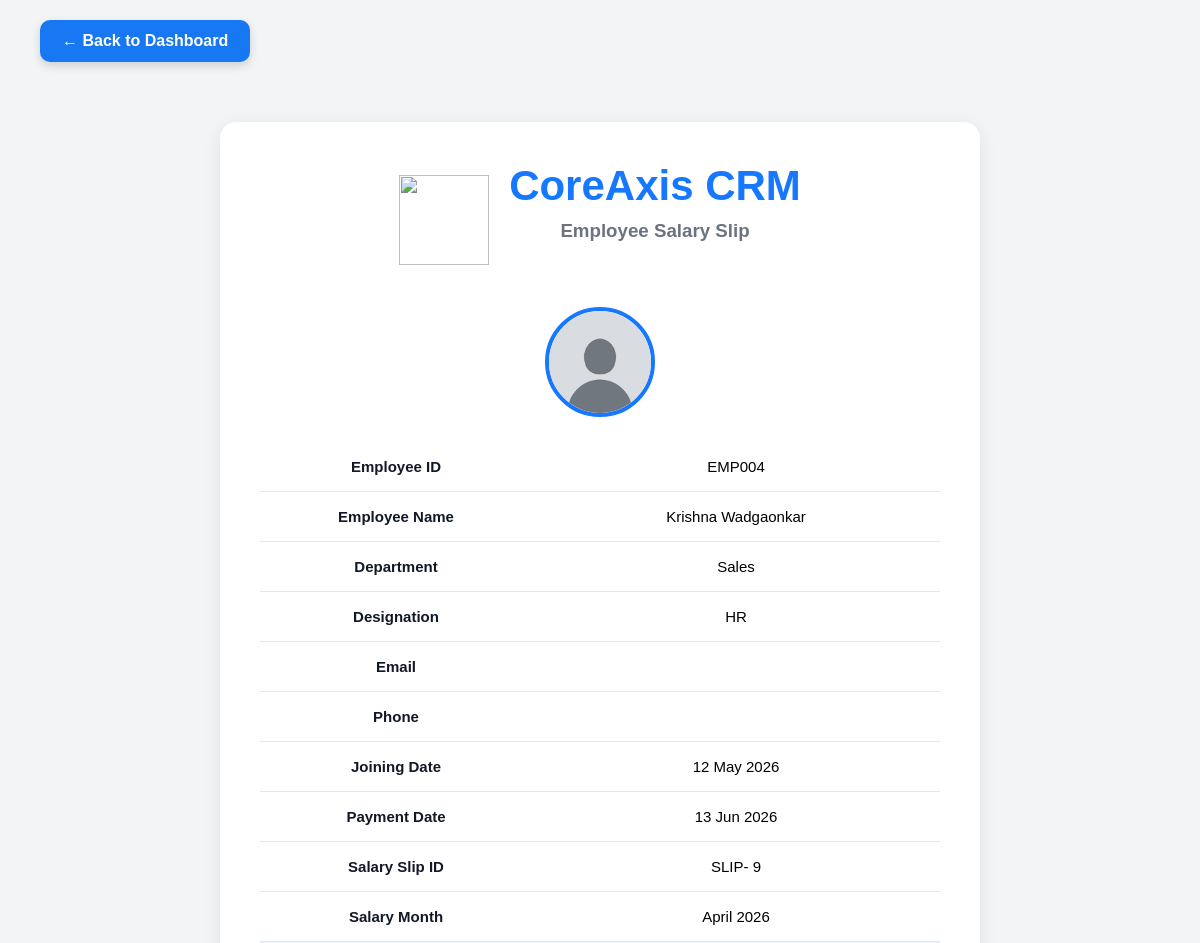
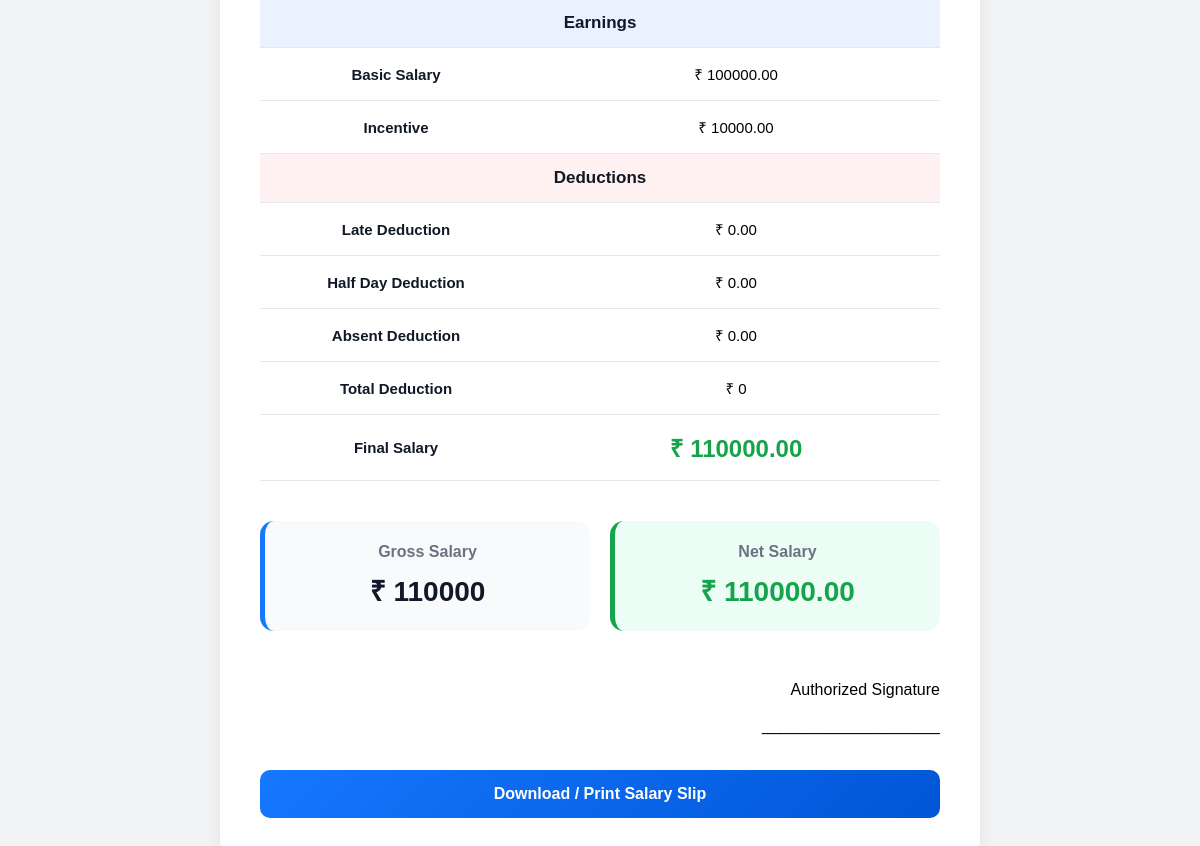
Page /salary_slip.php?id=9 (signed in) on the committed database (2 pictures, top to bottom).
### tables this page shows
CREATE TABLE `salaries` (
  `id` int(11) NOT NULL,
  `employee_id` varchar(20) DEFAULT NULL,
  `salary_month` varchar(20) DEFAULT NULL,
  `basic_salary` decimal(10,2) DEFAULT NULL,
  `incentive` decimal(10,2) DEFAULT NULL,
  `late_deduction` decimal(10,2) DEFAULT NULL,
  `halfday_deduction` decimal(10,2) DEFAULT NULL,
  `final_salary` decimal(10,2) DEFAULT NULL,
  `absent_deduction` decimal(10,2) DEFAULT NULL,
  `created_at` timestamp NOT NULL DEFAULT current_timestamp(),
  `payment_status` varchar(20) DEFAULT 'Paid',
  `payment_date` date DEFAULT NULL
);

CREATE TABLE `users` (
  `id` int(11) NOT NULL,
  `employee_id` varchar(20) DEFAULT NULL,
  `full_name` varchar(100) DEFAULT NULL,
  `password` varchar(100) DEFAULT NULL,
  `department` varchar(50) DEFAULT NULL,
  `designation` varchar(50) DEFAULT NULL,
  `shift_time` time DEFAULT NULL,
  `salary` decimal(10,2) DEFAULT NULL,
  `incentive` decimal(10,2) DEFAULT NULL,
  `joining_date` date DEFAULT NULL,
  `role` varchar(20) DEFAULT NULL,
  `status` varchar(20) DEFAULT NULL,
  `phone` varchar(15) DEFAULT NULL,
  `email` varchar(100) DEFAULT NULL,
  `shift_id` int(11) DEFAULT NULL
);

### salary_slip.php (the view, shortened to what this page needs)
<?php
include("includes/db.php");
$id = $_GET['id'];
$query = mysqli_query(
    $conn,
    "SELECT salaries.*, users.full_name,
users.department,
users.designation,
users.email,
users.phone,
users.joining_date
FROM salaries
JOIN users
ON salaries.employee_id = users.employee_id
WHERE salaries.id='$id'"
);
$row = mysqli_fetch_assoc($query);
?>
<!DOCTYPE html>
<html>
<head>
    <link rel="stylesheet" href="css/style.css?v=<?php echo time(); ?>">
</head>
<body style="background:#f3f4f6;">
    <a href="dashboard.php" class="back-btn">
        ← Back to Dashboard
    </a>
    <div class="salary-slip-container">
        <div class="salary-slip-card">
            <div class="salary-slip-header">
                <img src="images/logo.png.jpeg" class="company-logo">
                <div>
                    <h1 class="company-title">
                        CoreAxis CRM
                    </h1>
                    <h3 class="slip-subtitle">
                        Employee Salary Slip
                    </h3>
                </div>
            </div>
            <div class="employee-profile-box">
                <?php
                $image_path =
                    "images/" .
                    $row['employee_id'] .
                    ".jpg";
                if (file_exists($image_path)) {
                    ?>
                    <img src="<?php echo $image_path; ?>" class="employee-profile-image">
                    <?php
                } else {
                    ?>
                    <img src="images/default.png" class="employee-profile-image">
                    <?php
                }
                ?>
            </div>
            <table class="salary-slip-table">
                <tr>
                    <td><strong>Employee ID</strong></td>
                    <td>
                        <?php echo $row['employee_id']; ?>
                    </td>
                </tr>
                <tr>
                    <td><strong>Employee Name</strong></td>
                    <td>
                        <?php echo $row['full_name']; ?>
                    </td>
                </tr>
                <tr>
                    <td><strong>Department</strong></td>
                    <td>
                        <?php echo $row['department']; ?>
                    </td>
                </tr>
                <tr>
                    <td><strong>Designation</strong></td>
                    <td>
                        <?php echo $row['designation']; ?>
                    </td>
                </tr>
                <tr>
                    <td><strong>Email</strong></td>
                    <td>
                    </td>
                </tr>
                <tr>
                    <td><strong>Phone</strong></td>
                    <td>
                    </td>
                </tr>
                <tr>
                    <td><strong>Joining Date</strong></td>
                    <td>
                        <?php
                        echo date(
                            'd M Y',
                            strtotime($row['joining_date'])
                        );
                        ?>
                    </td>
                </tr>
                <tr>
                    <td><strong>Payment Date</strong></td>
                    <td>
                        <?php echo date('d M Y'); ?>
                    </td>
                </tr>
                <tr>
                    <td><strong>Salary Slip ID</strong></td>
                    <td>
                        SLIP-
                        <?php echo $row['id']; ?>
                    </td>
                </tr>
                <tr>
                    <td><strong>Salary Month</strong></td>
                    <td>
                        <?php echo $row['salary_month']; ?>
                    </td>
                </tr>
                <tr class="section-heading">
                    <td colspan="2">
                        Earnings
                    </td>
                </tr>
                <tr>
                    <td><strong>Basic Salary</strong></td>
                    <td>₹
                        <?php echo $row['basic_salary']; ?>
                    </td>
                </tr>
                <tr>
                    <td><strong>Incentive</strong></td>
                    <td>₹
                        <?php echo $row['incentive']; ?>
                    </td>
                </tr>
                <tr class="section-heading deduction-heading">
                    <td colspan="2">
                        Deductions
                    </td>
                </tr>
                <tr>
                    <td><strong>Late Deduction</strong></td>
                    <td>₹
                        <?php echo $row['late_deduction']; ?>
                    </td>
                </tr>
                <tr>
                    <td><strong>Half Day Deduction</strong></td>
                    <td>₹
                        <?php echo $row['halfday_deduction']; ?>
                    </td>
                </tr>
                <tr>
                    <td><strong>Absent Deduction</strong></td>
                    <td>₹
                        <?php echo $row['absent_deduction'] ?? 0; ?>
                    </td>
                </tr>
                <tr>
                    <td><strong>Total Deduction</strong></td>
                    <td>
                        ₹
                        <?php
                        $total_deduction =
                            $row['late_deduction']
                            +
                            $row['halfday_deduction']
                            +
                            $row['absent_deduction'];
                        echo $total_deduction;
                        ?>
                    </td>
                </tr>
                <td><strong>Final Salary</strong></td>
                <td>
                    <strong class="final-salary">
                        ₹
                        <?php echo $row['final_salary']; ?>
                    </strong>
                </td>
            </table>
            <div class="salary-summary-box">
                <div class="summary-card">
                    <h4>Gross Salary</h4>
                    <p>
                        ₹
                        <?php
                        echo
                            $row['basic_salary']
                            +
                            $row['incentive'];
                        ?>
                    </p>
                </div>
                <div class="summary-card net-salary-card">
                    <h4>Net Salary</h4>
                    <p>
                        ₹
                        <?php echo $row['final_salary']; ?>
                    </p>
                </div>
            </div>
            <div class="signature-box">
                <p>
                    Authorized Signature
                </p>
                <br>
                ____________________
            </div>
            <button onclick="window.print()" class="print-btn">
                Download / Print Salary Slip
            </button>
        </div>
    </div>
</body>
</html>

### css/style.css (style rules this page uses)
body { margin: 0 !important; }
* { margin: 0; padding: 0; box-sizing: border-box; font-family: Arial, sans-serif; }
button { width: 100%; padding: 15px; margin-top: 25px; background: #007bff; color: white; border: none; border-radius: 10px; font-size: 18px; cursor: pointer; transition: 0.3s; }
table { width: 100%; border-collapse: collapse; background: white; margin-bottom: 40px; }
table td { padding: 18px; text-align: center; border-bottom: 1px solid #ddd; }
.salary-slip-container { max-width: 760px; width: 95%; margin: 40px auto; }
.salary-slip-card { background: white; border-radius: 16px; padding: 40px; box-shadow: 0 4px 18px rgba(0, 0, 0, 0.08); }
.company-title { text-align: center; color: #1677ff; font-size: 42px; margin-bottom: 10px; }
.slip-subtitle { text-align: center; color: #6b7280; margin-bottom: 35px; }
.salary-slip-table { width: 100%; border-collapse: collapse; }
.salary-slip-table td { padding: 16px; border-bottom: 1px solid #e5e7eb; font-size: 15px; }
.salary-slip-table td:first-child { font-weight: 700; color: #111827; width: 40%; }
.final-salary { color: #16a34a; font-size: 24px; font-weight: 700; }
.signature-box { text-align: right; margin-top: 50px; }
.print-btn { margin-top: 35px; width: 100%; background: linear-gradient(135deg, #1677ff, #0056d6); color: white; border: none; padding: 15px; border-radius: 10px; font-size: 16px; font-weight: 600; cursor: pointer; }
.back-btn { display: inline-flex; align-items: center; justify-content: center; background: #1877f2; color: #fff; padding: 12px 22px; border-radius: 10px; text-decoration: none; font-weight: 600; margin: 20px 0 20px 40px; white-space: nowrap; box-shadow: 0 4px 10px rgba(0, 0, 0, 0.15); transition: 0.3s; position: relative; left: 0; }
table { width: 100%; border-collapse: collapse; background: #fff; }
table td { padding: 14px; border-bottom: 1px solid #ddd; text-align: center; }
.salary-slip-header { display: flex; align-items: center; justify-content: center; gap: 20px; margin-bottom: 30px; }
.company-logo { width: 90px; height: 90px; object-fit: contain; }
.employee-profile-box { display: flex; justify-content: center; margin-bottom: 25px; }
.employee-profile-image { width: 110px; height: 110px; border-radius: 50%; object-fit: cover; border: 4px solid #1677ff; }
.section-heading td { background: #eaf2ff; color: #1677ff; font-size: 17px; font-weight: 700; text-align: center; padding: 14px; }
.deduction-heading td { background: #fff1f2; color: #dc2626; }
.salary-summary-box { display: flex; gap: 20px; margin-top: 35px; }
.summary-card { flex: 1; background: #f8fafc; padding: 22px; border-radius: 14px; text-align: center; border-left: 5px solid #1677ff; }
.summary-card h4 { color: #6b7280; margin-bottom: 10px; font-size: 16px; }
.summary-card p { font-size: 28px; font-weight: 700; color: #111827; }
.net-salary-card { background: #ecfdf5; border-left: 5px solid #16a34a; }
.net-salary-card p { color: #16a34a; }
body { margin: 0; background: #f4f6f9; font-family: Arial; }

### rows in the picture
salaries: employee "EMP004", users.full_name "Krishna Wadgaonkar", users.department "Sales", users.designation "HR", users.joining_date "12 May 2026", id "9", salary_month "April 2026", basic_salary "100000.00", incentive "10000.00", late_deduction "0.00", halfday_deduction "0.00", absent_deduction "0.00", total_deduction "0", final_salary "110000.00", basic_salary+incentive "110000"
